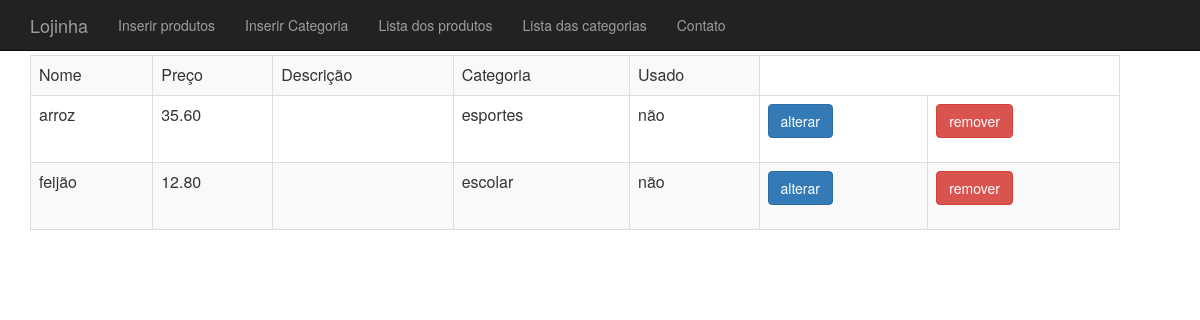
The page /lista_produto.php on the database as committed earlier.
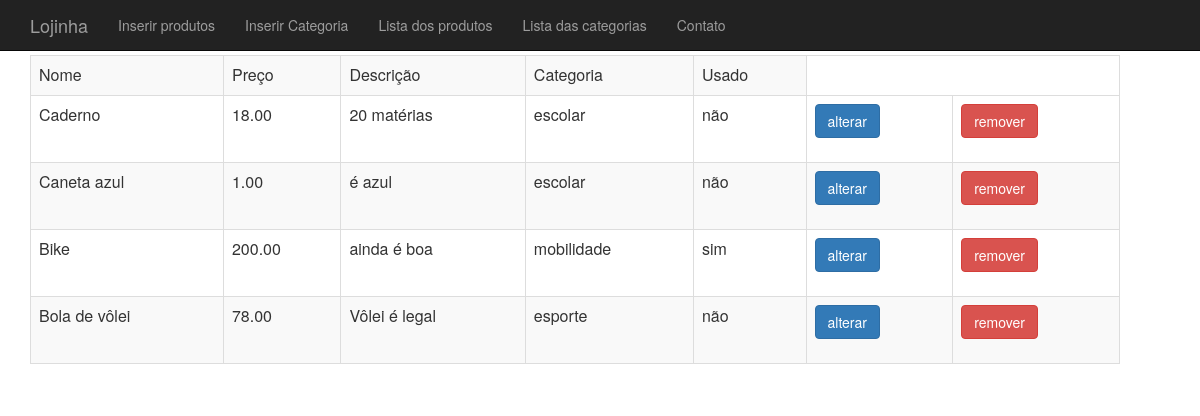
The same page on the database as committed later.
### tables this page shows
CREATE TABLE `produtos` (
  `id` int(11) NOT NULL AUTO_INCREMENT,
  `nome` varchar(255) NOT NULL,
  `preco` decimal(10,2) DEFAULT NULL,
  `descricao` longtext,
  `categoria_id` int(11) DEFAULT NULL,
  `usado` tinyint(1) DEFAULT '0',
  PRIMARY KEY (`id`),
  KEY `fk_produto_categoria_idx` (`categoria_id`),
  CONSTRAINT `fk_produto_categoria` FOREIGN KEY (`categoria_id`) REFERENCES `categorias` (`id`) ON DELETE NO ACTION ON UPDATE NO ACTION
);

CREATE TABLE `categorias` (
  `id` int(11) NOT NULL AUTO_INCREMENT,
  `nome` varchar(255) NOT NULL,
  PRIMARY KEY (`id`)
);

### banco_produtos.php (called while the page is built, shortened)
<?php
		function listaProduto($conexao) {
			$produtos = array();
			$resultado = mysqli_query($conexao, "select p.*,c.nome as categoria_nome from produtos as p join categorias as c on c.id=p.categoria_id");
			while ($produto = mysqli_fetch_assoc($resultado)) {
				array_push($produtos, $produto);
			}
			return $produtos;
		};
?>

### lista_produto.php (the view, shortened to what this page needs)
<?php
	require_once('cima.php');
	require_once('banco_produtos.php');
?>
        <table class="table table-striped table-bordered">
            <tr>
                <td>Nome</td>
                <td>Preço</td>
                <td>Descrição</td>
                <td>Categoria</td>
                <td>Usado</td>
            </tr>
            <?php
                $produtos = listaProduto($conexao);
                foreach ($produtos as $produto) {
            ?>
            <tr>
                <td><?php echo $produto['nome']?></td>
                <td><?php echo $produto['preco']?></td>
                <td><?php echo substr($produto['descricao'], 0, 40)?></td>
                <td><?php echo $produto['categoria_nome']?></td>
                <td><?php if($produto['usado'] == true ){echo "sim"; } else{echo "não";};?></td>
                <td>
                    <form action="alterar_produto.php" method="post">
                        <button class="btn btn-primary">alterar</button>
                    </form>
                </td>
                <td>
                    <form action="deletar_produto.php" method="post">
                        <button class="btn btn-danger">remover</button>
                    </form>
                </td>
            </tr>
            <?php
                }
            ?>
        </table>
	</body>
</html>

### cima.php (shortened to what this page needs)
<html>
<head>
	<link type="text/css" href='css/bootstrap.css' rel='stylesheet'>
	<link type="text/css" href='css/loja.css' rel='stylesheet'>
</head>
<body>
	<div class="navbar navbar-inverse navbar-fixed-top">
		<div class="container">
			<div class="navbar-header">
				<a class="navbar-brand"	href="index.php">Lojinha</a>
			</div>
			<div>
				<ul class="nav navbar-nav">
					<li><a href="cadastrar_produto.php">Inserir produtos</a></li>
					<li><a href="cadastrar_categoria.php">Inserir Categoria</a></li>
					<li><a href="lista_produto.php">Lista dos produtos</a></li>
					<li><a href="lista_categoria.php">Lista das categorias</a></li>
					<li><a href="contato.php">Contato</a></li>
				</ul>
			</div>
		</div>
    </div>
    <div class="container">
        <div class="principal">

### css/loja.css (style rules this page uses)
body { padding-top: 50px }
.principal { padding: 5px 50px 5px 0px; text-align: center; }

Rows that differ between the two databases and show on the page:
removed produtos: nome "arroz", preco "35.60", categoria.nome "esportes", usado "não"
removed produtos: nome "feijão", preco "12.80", categoria.nome "escolar", usado "não"
added produtos: nome "Caderno", preco "18.00", descricao "20 matérias", categoria.nome "escolar", usado "não"
added produtos: nome "Caneta azul", preco "1.00", descricao "é azul", categoria.nome "escolar", usado "não"
added produtos: nome "Bike", preco "200.00", descricao "ainda é boa", categoria.nome "mobilidade", usado "sim"
added produtos: nome "Bola de vôlei", preco "78.00", descricao "Vôlei é legal", categoria.nome "esporte", usado "não"
